Frame 1 (no input): blank canvas, image omitted
Frame 60 (the mouse pressed at the canvas centre just before this capture): blank canvas, image omitted
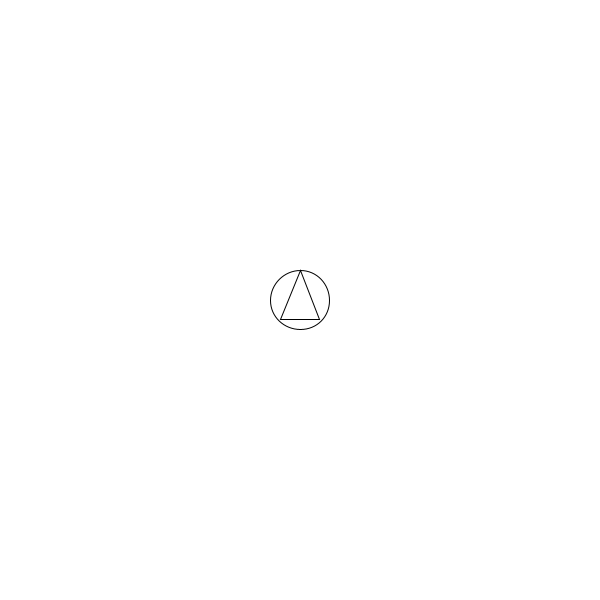
Frame 120 (the mouse held since frame 60 and released just before this capture)

The Processing sketch whose frames 1 and 60 were blank and that drew this single picture after the mouse press (run headless with seeded random() and noise(); from frame 60 on, the mouse is pressed at the canvas centre):

// Processing sketch: Final_5
// ── Final_5.pde
ArrayList <Shape> shapes = new ArrayList<Shape>(); 

void setup(){
  size(600, 600); 
}

void draw(){
  background(255); 

  for(int i = 0; i<shapes.size(); i++){
    Shape s =   shapes.get(i); 
    s.display(); 
  }
}

void mousePressed(){
  shapes.add(new Shape(mouseX, mouseY)); 
}

// ── Shape.pde
class Shape{
  float x, y; 
  float size = random(40,70); 
  
  Shape(float _x, float _y){
    x = _x; 
    y = _y; 
    
  }
  
  void display(){
    //size = _size; 
    
    ellipse(x, y, size, size);  
    triangle(x, y-size/2, x+size/3, y+size/3, x-size/3, y+size/3); 
  }
}
